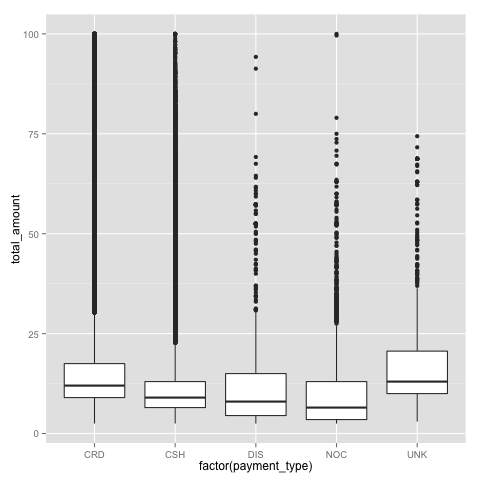

Source code (R):
starttime = Sys.time()

png("dropoff.png")
boxdata = filter(taxi, total_amount < 100|total_amount == 100)
qplot(factor(payment_type), total_amount, data = boxdata, geom = "boxplot")
dev.off()

timer(starttime,"boxplot","ggplot2")